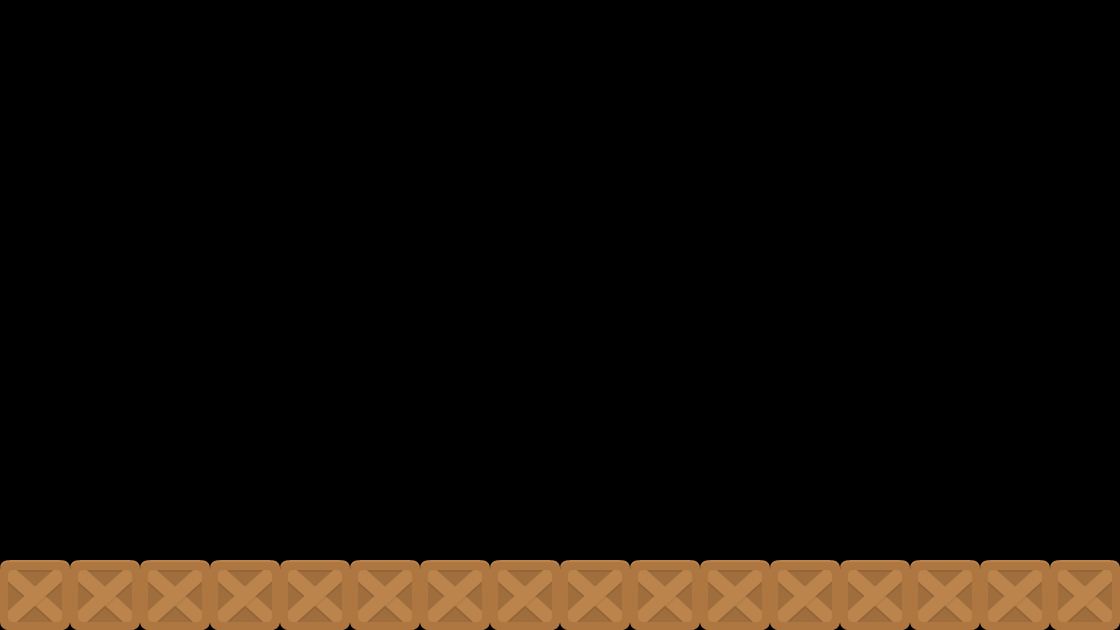

Tiled map render using the project's own tile images. Description and the map definition, with tile-layer contents summarised, below:
An orthogonal 16x9 tile map with 70x70 px tiles, 1 tile layer (Tile Layer 1).

<map version="1.0" orientation="orthogonal" renderorder="right-down" width="16" height="9" tilewidth="70" tileheight="70">
 <tileset firstgid="1" name="background-tiles" tilewidth="70" tileheight="70">
  <image source="../img/background-tiles.png" width="910" height="910" />
 </tileset>
 <layer name="Tile Layer 1" width="16" height="9">
  <data>[144 cells, 16 non-empty, 1 distinct tile ids]</data>
 </layer>
</map>
